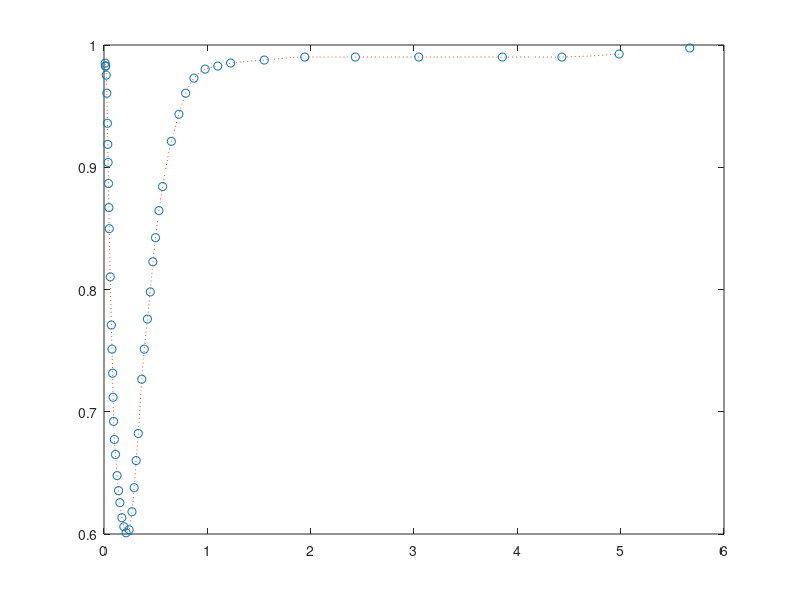

Here is the MATLAB script that generated this plot: (Note: this script raises an error after producing the figure.)
function fef = merv14
block = [0.010778495370757459, 0.9852216748768473
0.013496854252912461, 0.9827586206896552
0.01708276393808712, 0.9827586206896552
0.021391072425080787, 0.9753694581280788
0.027074356273894477, 0.9605911330049262
0.03318411444933196, 0.935960591133005
0.03654186406201795, 0.9187192118226601
0.039810717055349776, 0.9039408866995075
0.04337198534183355, 0.8866995073891626
0.047251826935868706, 0.8669950738916257
0.0509303597888093, 0.8497536945812808
0.06044986688324301, 0.8103448275862069
0.0709843795547829, 0.770935960591133
0.0773342882839503, 0.7512315270935961
0.08335472682693802, 0.7315270935960592
0.08793991601312247, 0.7118226600985222
0.09277732796667026, 0.6921182266009853
0.1000000000000001, 0.6773399014778325
0.11130421932675233, 0.6650246305418719
0.12656848490751746, 0.6477832512315271
0.1408760640400106, 0.6354679802955665
0.15347813444464123, 0.625615763546798
0.17266698365725106, 0.6133004926108374
0.19218563819475423, 0.6059113300492611
0.21391072425080784, 0.6009852216748769
0.24324645047294352, 0.603448275862069
0.2707435627389448, 0.6182266009852218
0.2918208237644095, 0.6379310344827587
0.3111882969280257, 0.6600985221674878
0.3318411444933196, 0.6822660098522167
0.3654186406201795, 0.7266009852216749
0.38967063067490554, 0.7512315270935961
0.42000630888496027, 0.7758620689655172
0.44788115623459945, 0.7980295566502463
0.47251826935868707, 0.8226600985221675
0.4985106244585524, 0.8423645320197044
0.5315956216716818, 0.8645320197044335
0.5668763936324037, 0.8842364532019704
0.6515586103639381, 0.9211822660098522
0.7252122247218178, 0.9433497536945813
0.790086095073899, 0.9605911330049262
0.8700313135540734, 0.9729064039408867
0.9788083699500754, 0.9802955665024631
1.1011854517863622, 0.9827586206896552
1.2256658704505794, 0.9852216748768473
1.551306722257834, 0.9876847290640395
1.942549494309051, 0.9901477832512315
2.432464504729433, 0.9901477832512315
3.045937096636605, 0.9901477832512315
3.8551964344489735, 0.9901477832512315
4.431100782683925, 0.9901477832512315
4.985106244585522, 0.9926108374384237
5.668763936324032, 0.9975369458128079];

D = block(:,1);
eff= block(:,2);
D_ = logspace(log10(.01), log10(5), 100);
eff_ = interp1(D, eff, D_, 'pchip');
figure; plot(D, eff,'o',D_ ,eff_, ':'); logx; legend('merv 14')
fef.D = D_; fef.ef = eff_;

return